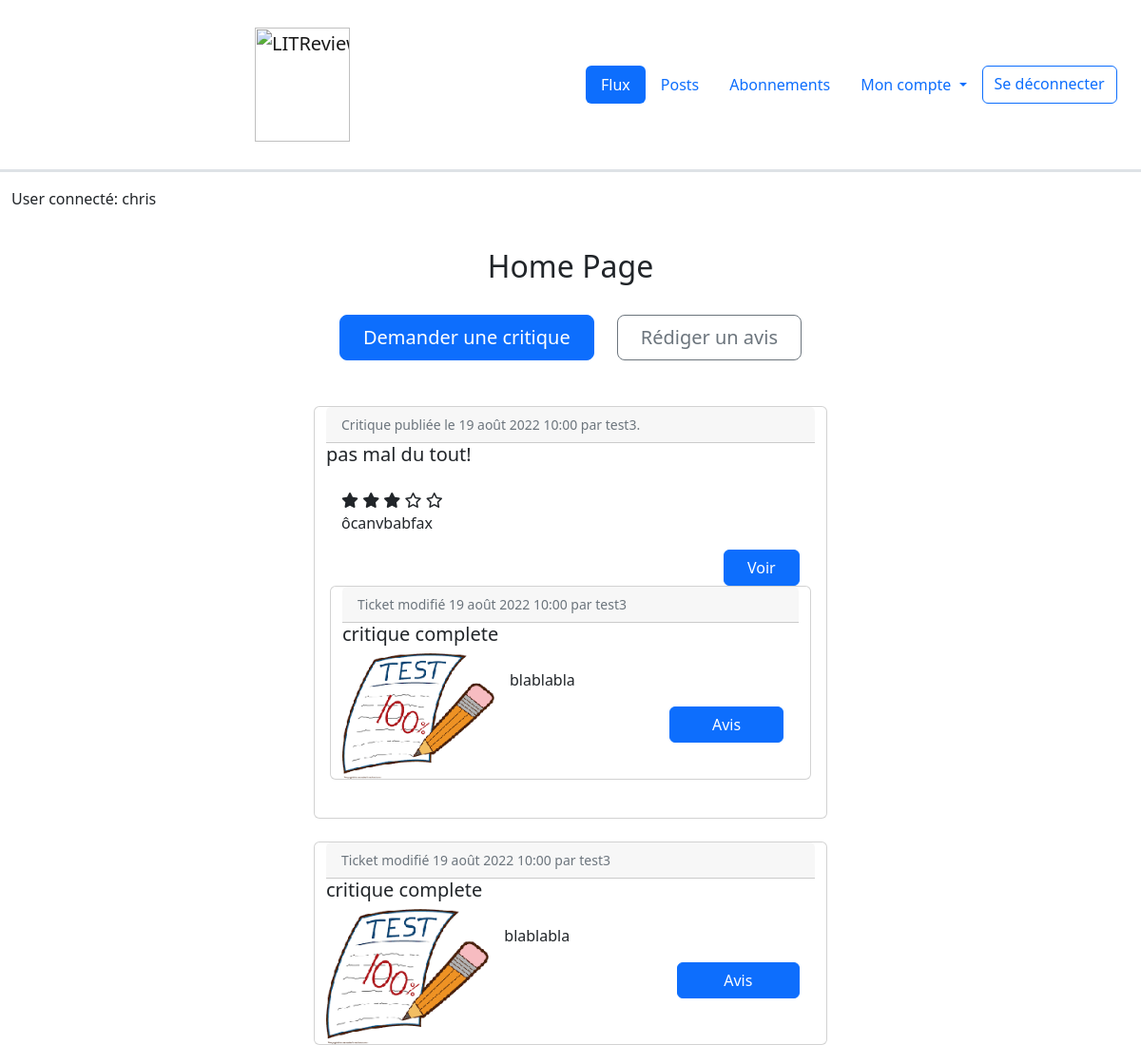
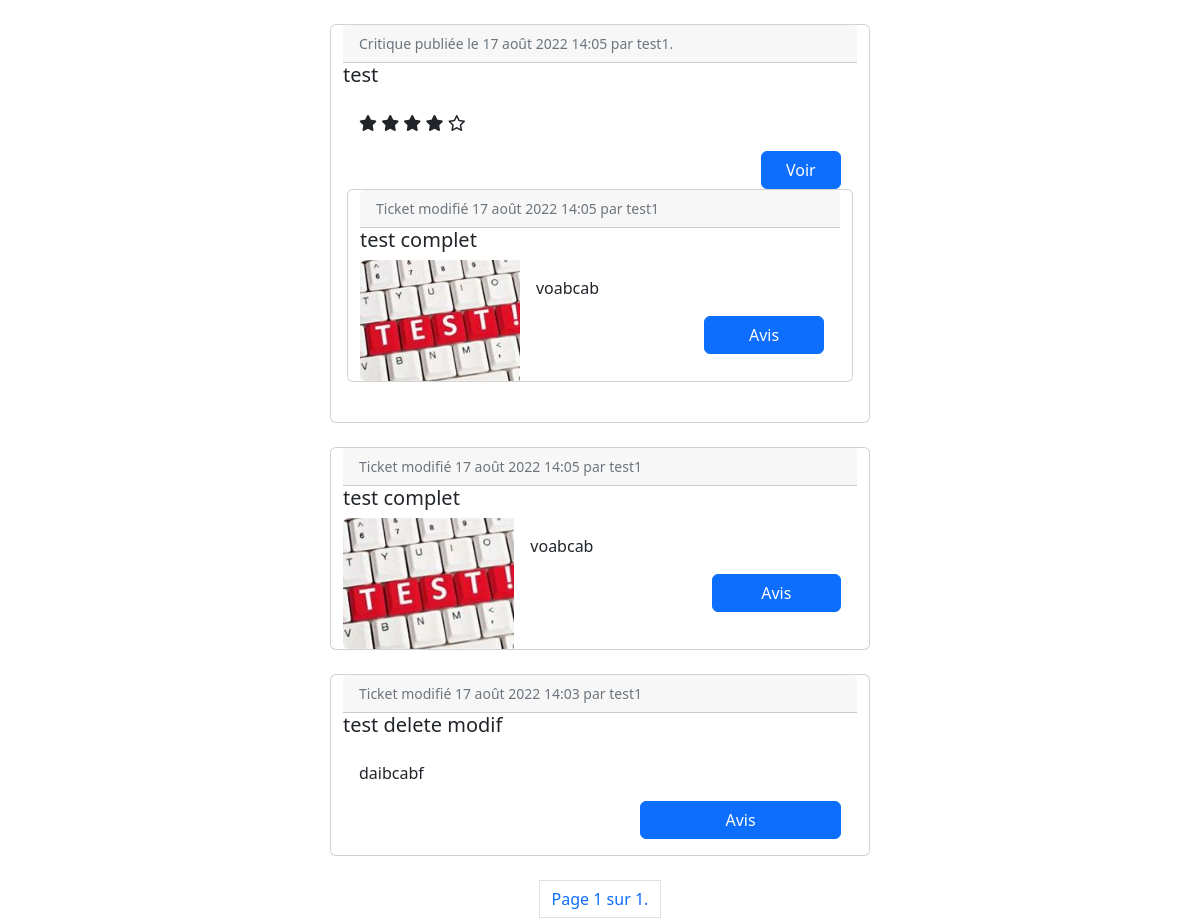
The app's page /feed/ (signed in), older data (2 pictures, top to bottom).
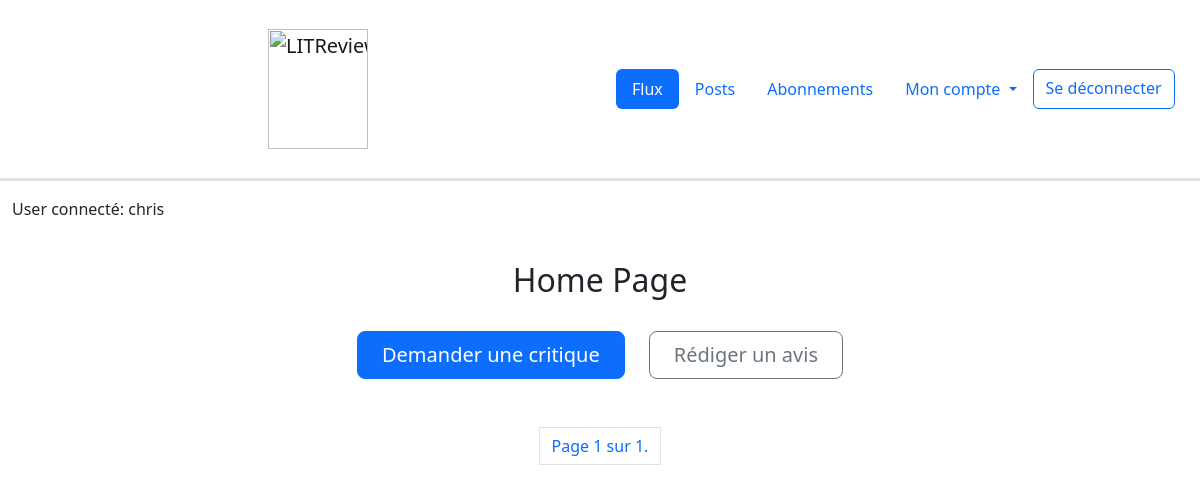
The same page, newer data.
### reviews/models.py (models this page shows, shortened)
class Review(models.Model):
    class Rating(models.IntegerChoices):
        ZERO = 0
        ONE = 1
        TWO = 2
        THREE = 3
        FOUR = 4
        FIVE = 5
    ticket = models.ForeignKey(Ticket, on_delete=models.CASCADE)
    headline = models.fields.CharField(max_length=128)
    body = models.fields.TextField(max_length=8192, blank=True)
    rating = models.fields.IntegerField(choices=Rating.choices, default=0)
    time_created = models.DateTimeField(timezone.now)
    last_edited = models.DateTimeField(timezone.now, null=True)
    user = models.ForeignKey(settings.AUTH_USER_MODEL, on_delete=models.CASCADE)

class Ticket(models.Model):
    title = models.fields.CharField(max_length=128)
    description = models.fields.TextField(max_length=2048, blank=True)
    image = models.ImageField(null=True, blank=True)
    time_created = models.DateTimeField(default=timezone.now)
    last_edited = models.DateTimeField(default=timezone.now, null=True)
    user = models.ForeignKey(settings.AUTH_USER_MODEL, null=True, on_delete=models.CASCADE)
    IMAGE_MAX_SIZE = (200, 200)

### authentication/models.py (models this page shows)
class User(AbstractUser):
    follows = models.ManyToManyField(
        'self',
        symmetrical=False,
        verbose_name='Utilisateurs suivis: ',
        through='UserFollows',
        related_name='followed_users'
    )
    followers = models.ManyToManyField(
        'self',
        symmetrical=False,
        verbose_name='Utilisateurs abonnés: ',
        through='UserFollowing',
        related_name='followed_by'
    )

### reviews/views.py (the view)
# urls.py: path('feed/', reviews.views.feed, name='feed'),
@login_required
def feed(request):
    tickets = Ticket.objects.filter(
        user__in=request.user.follows.all())
    reviews = Review.objects.filter(
        user__in=request.user.follows.all())
    posts = sorted(
        chain(tickets, reviews),
        key=lambda instance: instance.time_created,
        reverse=True
    )
    paginator = Paginator(posts, 5)
    page_number = request.GET.get('page')
    page_obj = paginator.get_page(page_number)
    context = {'posts': posts, 'page_obj': page_obj}
    return render(request, 'reviews/feed.html', context=context)

### reviews/templatetags/review_tag.py (called while the page is built)
@register.filter
def model_type(value):
    return type(value).__name__

### reviews/templates/reviews/feed.html (shortened to what this page needs)
{% extends 'base.html' %}
{% load review_tag %}
{% block content %}
<div class="container-fluid">
    <div class="row text-center mb-4">
        <h2 class="mt-4">Home Page</h2>
    </div>
    <div class="d-grid gap-2 d-sm-flex justify-content-sm-center mb-5">
        <a type="button" class="btn btn-primary btn-lg px-4 me-sm-3"
                href="{% url 'ticket' %}">Demander une critique</a>
        <a type="button" class="btn btn-outline-secondary btn-lg px-4"
                href="{% url 'review_ticket' %}">Rédiger un avis</a>
    </div>
    <div class="grid-container">
        {% for instance in page_obj %}
            {% if instance|model_type == 'Ticket' %}
                {% include 'reviews/partials/ticket_snippet.html' with ticket=instance %}
            {% elif instance|model_type == 'Review' %}
                {% include 'reviews/partials/review_snippet_with_ticket.html' with review=instance %}
            {% endif %}
        {% endfor %}
    </div>
    <span class="pagination justify-content-center">
        <span class="page-item page-link">
            Page {{ page_obj.number }} sur {{ page_obj.paginator.num_pages }}.
        </span>
    </span>
</div>
{% endblock content %}

### reviews/templates/reviews/partials/review_snippet_with_ticket.html
{% load review_tag %}
<div class="container-fluid">
    <div class="row justify-content-center">
        <div class="card mb-4" style="max-width: 540px;">
          <div class="row g-0">
              <p class="card-header"><small class="text-muted">
                {% if review.last_edited %}
                    Critique mise à jour {{ review.last_edited }} par {{ review.user }}.
                {% else %}
                    Critique publiée le {{ review.time_created }} par {{ review.user }}.
                {% endif %}</small></p>
            <h5 class="card-title">{{ review.headline }}</h5>
            <div class="post card-body col-md-8">
                {% if review.rating == 0 %}
                    <i class="fa-regular fa-star"></i>
                    <i class="fa-regular fa-star"></i>
                    <i class="fa-regular fa-star"></i>
                    <i class="fa-regular fa-star"></i>
                    <i class="fa-regular fa-star"></i>
                {% elif review.rating == 1 %}
                    <i class="fa-solid fa-star"></i>
                    <i class="fa-regular fa-star"></i>
                    <i class="fa-regular fa-star"></i>
                    <i class="fa-regular fa-star"></i>
                    <i class="fa-regular fa-star"></i>
                {% elif review.rating == 2 %}
                    <i class="fa-solid fa-star"></i>
                    <i class="fa-solid fa-star"></i>
                    <i class="fa-regular fa-star"></i>
                    <i class="fa-regular fa-star"></i>
                    <i class="fa-regular fa-star"></i>
                {% elif review.rating == 3 %}
                    <i class="fa-solid fa-star"></i>
                    <i class="fa-solid fa-star"></i>
                    <i class="fa-solid fa-star"></i>
                    <i class="fa-regular fa-star"></i>
                    <i class="fa-regular fa-star"></i>
                {% elif review.rating == 4 %}
                    <i class="fa-solid fa-star"></i>
                    <i class="fa-solid fa-star"></i>
                    <i class="fa-solid fa-star"></i>
                    <i class="fa-solid fa-star"></i>
                    <i class="fa-regular fa-star"></i>
                {% elif review.rating == 5 %}
                    <i class="fa-solid fa-star"></i>
                    <i class="fa-solid fa-star"></i>
                    <i class="fa-solid fa-star"></i>
                    <i class="fa-solid fa-star"></i>
                    <i class="fa-solid fa-star"></i>
                {% endif %}
                <p class="card-text">{{ review.body }}</p>
                <div class="text-end">
                    <a class="btn btn-primary col-2" href="{% url 'view_review' review.id %}">Voir</a>
                </div>
                <div class="row">
                   {% include 'reviews/partials/ticket_snippet.html' with ticket=review.ticket %}
                </div>
            </div>
          </div>
        </div>
    </div>
</div>

### reviews/templates/reviews/partials/ticket_snippet.html (shortened to what this page needs)
{% load review_tag %}
<div class="container-fluid">
    <div class="row justify-content-center">
        <div class="card mb-4" style="max-width: 540px;">
          <div class="row g-0">
              <p class="card-header"><small class="text-muted">Ticket modifié {{ ticket.last_edited }}
                    par {{ ticket.user}}</small></p>
              <h5 class="card-title">{{ ticket.title }}</h5>
              {% if ticket.image %}
                <div class="col-md-4">
                  <img class="img-fluid rounded-start" src="{{ ticket.image.url }}">
                </div>
              {% endif %}
              <div class="card-body col-md-8">
                    <p class="card-text">{{ ticket.description }}</p>
                    <div class="text-end">
                        <a class="btn btn-primary col-5" href="{% url 'review' ticket.id %}">Avis</a>
                    </div>
              </div>
          </div>
        </div>
    </div>
</div>

Row changes from the older to the newer data that the page shows:
removed Review: time_created "19 août 2022 10:00", user "test3", headline "pas mal du tout!", rating 3 (drawn), body "ôcanvbabfax", image (picture)
removed Ticket: last_edited "19 août 2022 10:00", user "test3", title "critique complete", description "blablabla", image (picture)
removed Review: time_created "17 août 2022 14:05", user "test1", headline "test", rating 4 (drawn), image (picture)
removed Ticket: last_edited "17 août 2022 14:05", user "test1", title "test complet", description "voabcab", image (picture)
removed Ticket: last_edited "17 août 2022 14:03", user "test1", title "test delete modif", description "daibcabf"
